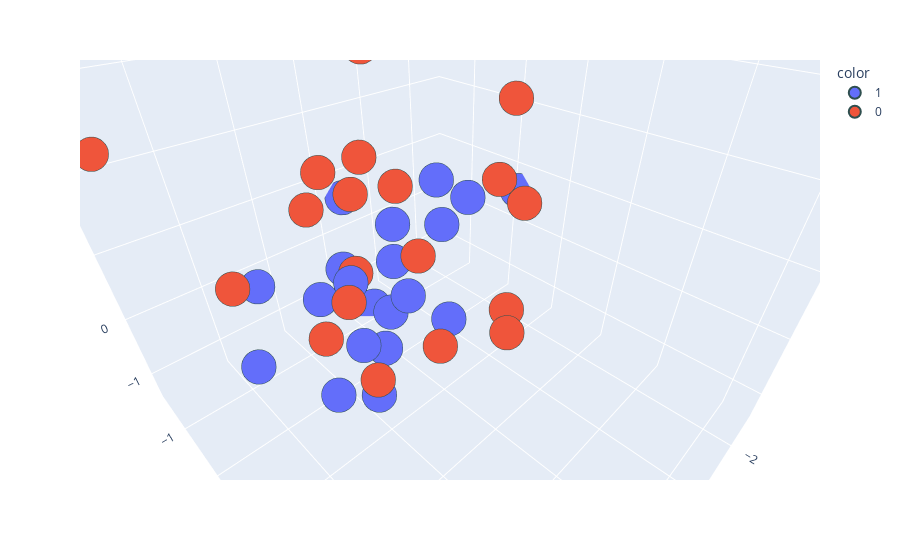

Notebook source saved alongside this figure:
### Code cell
import plotly.express as px
#y_train_trf = y_train.astype(str)
fig = px.scatter_3d(df, x=df['feature1'], y=df['feature2'], z=df['feature3'],
              color=df['target'].astype('str'))
fig.update_traces(marker=dict(size=12,
                              line=dict(width=2,
                                        color='DarkSlateGrey')),
                  selector=dict(mode='markers'))

fig.show()

### Figure 1 — Plotly figure (JSON) as saved in the notebook; plotly's stock layout.template omitted (floating-point values rounded to 4 significant figures)
{"data": [{"hovertemplate": "color=1<br>feature1=%{x}<br>feature2=%{y}<br>feature3=%{z}<extra></extra>", "legendgroup": "1", "marker": {"color": "#636efa", "line": {"color": "DarkSlateGrey", "width": 2}, "size": 12, "symbol": "circle"}, "mode": "markers", "name": "1", "scene": "scene", "showlegend": true, "type": "scatter3d", "x": [-0.3675, 0.4206, 1.968, -2.506, 0.3223, -0.3316, 0.667, -1.01, 0.2411, -0.04544, -0.9926, -0.4208, 0.9486, 1.415, 1.045, -1.838, 0.1901, -0.02254, 1.267, 1.772], "y": [-1.137, 0.4116, -0.5478, 0.147, 0.06034, -1.632, 0.02581, 0.4417, -0.9525, 1.041, -0.1613, -0.552, 0.7017, 0.4577, 0.5382, -0.9388, 0.5121, 0.01342, 0.1736, -0.3475], "z": [-1.322, -0.07132, -0.6794, 0.6062, -1.043, 0.6191, -0.7776, 1.129, -0.1363, -0.09403, 1.192, -0.1211, -1.051, 0.7289, 0.8121, -0.2018, 0.1315, 0.9359, -1.223, 0.6701]}, {"hovertemplate": "color=0<br>feature1=%{x}<br>feature2=%{y}<br>feature3=%{z}<extra></extra>", "legendgroup": "0", "marker": {"color": "#EF553B", "line": {"color": "DarkSlateGrey", "width": 2}, "size": 12, "symbol": "circle"}, "mode": "markers", "name": "0", "scene": "scene", "showlegend": true, "type": "scatter3d", "x": [0.1771, 1.425, 2.224, -0.7233, 2.823, -1.39, 0.3849, 1.677, 1.438, 0.2907, 0.7319, -1.028, -0.7643, 2.011, 0.8989, 1.01, 1.251, 0.2046, 0.7489, 1.234], "y": [-0.5981, 1.441, 0.2304, 1.461, -0.3329, 0.6667, 1.324, 4.188, 1.1, 0.867, 0.5174, 1.131, 1.567, 1.921, 0.436, 1.438, 0.1864, -0.01154, 2.593, 0.05278], "z": [1.227, 0.1826, 1.192, -0.08537, 2.637, 1.344, -0.1032, -0.08056, 1.065, 0.9826, 2.245, 2.603, 1.549, 2.933, 0.821, 2.328, 1.704, 3.151, 1.171, -0.2616]}], "layout": {"autosize": true, "legend": {"title": {"text": "color"}, "tracegroupgap": 0}, "margin": {"t": 60}, "scene": {"aspectmode": "auto", "aspectratio": {"x": 1.03, "y": 1.124, "z": 0.864}, "camera": {"center": {"x": 0, "y": 0, "z": 0}, "eye": {"x": 0.616, "y": 0.616, "z": 0.616}, "projection": {"type": "perspective"}, "up": {"x": 0, "y": 0, "z": 1}}, "domain": {"x": [0, 1], "y": [0, 1]}, "xaxis": {"title": {"text": "feature1"}, "type": "linear"}, "yaxis": {"title": {"text": "feature2"}, "type": "linear"}, "zaxis": {"title": {"text": "feature3"}, "type": "linear"}}}}
